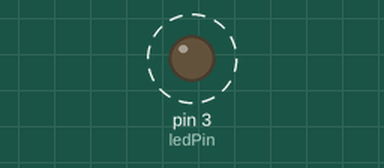
Simulated run of this sketch. Board: Arduino Uno, built with avr-gcc and run on an emulated ATmega328P. Parts: output pins drawn as LEDs (lit = HIGH). Dashed ring = blinking.

Above: at 0.5 s.
Timing chart, 0 to 4.6 s (numbered marks = the images above):
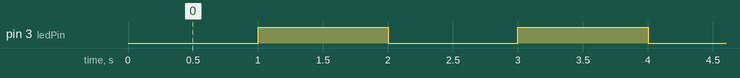

The sketch:

BlinkWithoutDelay.ino
```cpp
//constants is not change, i will use here to set a pin port
//положение лед-светодиода не изменяеся, я буду использовать светодиод на 3 пине
const int ledPin =  3;
//the number of the led

//variables will change
//значение переменных будет меняться
int ledState = LOW;
//'ledState' used to set the led
//'ledState' используется чтобы обозначить светодиод

//you should use "unsigned long" for variables that hold time
//еhe value will quickly become too large for an int to store
//эта строка используется для переменных, которые остаются неизменными
//заданное пользователем время
unsigned long previousMillis = 0;
//will store last time led was updated
//получает последнее состояние светодиода

//constants won't change
//постоянная величина не будет изменяться
const long interval = 1000;
//interval at which to blink (milliseconds)
//задается интервал мигания в миллисекундах

void setup() {
  //set the digital pin as output
  //определеяет цифровой пин как пин вывода
  pinMode(ledPin, OUTPUT);
}

void loop() {
  //code that needs to be running all the time
  //код, который будет исполняться до выключения Arduino

  //check to see if it's time to blink the led, that is, if the
  //difference between the current time and last time you blinked
  //the led is bigger than the interval at which you want to
  //blink the led
  //команда для сравнения времени мелькания светодиода между реальным временем
  //и частотой включения-отключения
  unsigned long currentMillis = millis();

  if (currentMillis - previousMillis >= interval) {
    //save the last time you blinked the led
    //считывает время, когда светодиод последний раз моргнул
    previousMillis = currentMillis;

    //if the LED is off turn it on and vice-versa
    //условие, которое будет выполняться если светодиод выключен
    if (ledState == LOW) {
      ledState = HIGH;
      //условие, которое будет выполняться если светодиод включен
    } else {
      ledState = LOW;
    }

    //set the led with the ledState of the variable
    //изменяет переменную через 'ledState'
    digitalWrite(ledPin, ledState);
  }
}
```

Measured:
- by itself, pin 3 (ledPin): alternates HIGH for 1.0 s and LOW for 1.0 s
